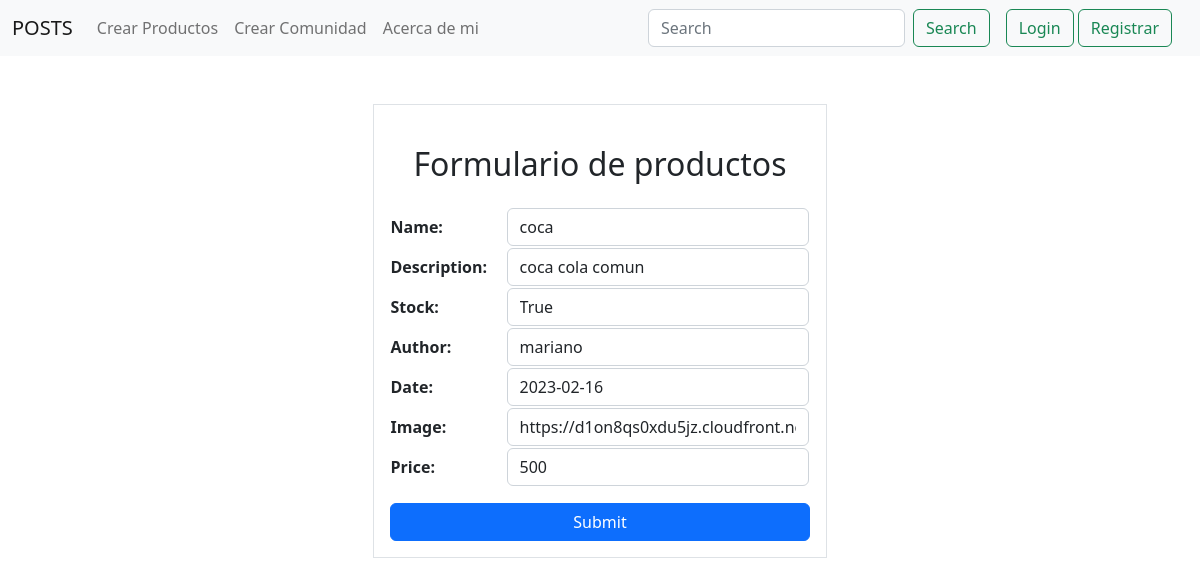
Page /update-producto/4 on the earlier database version.
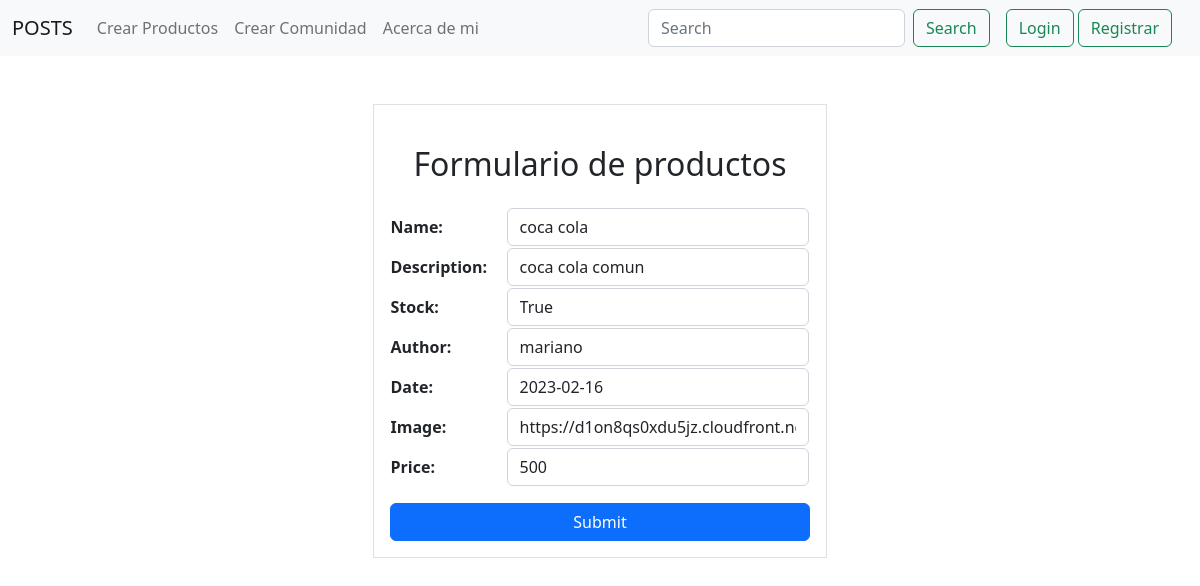
Same page on the later database version.
### ecommerce/models.py (models this page shows)
class Productos (models.Model):
    name = models.CharField(max_length=20)
    author = models.CharField(max_length=20)
    description = models.CharField(max_length=100)
    image = models.CharField(max_length=200)
    stock = models.BooleanField()
    price = models.IntegerField()
    date = models.DateField(default=date.today)

### ecommerce/views.py (the view)
# urls.py: path('update-producto/<data>', actualizar_producto, name='UpdateProducto'),
def actualizar_producto(request, data):
    if request.method == "GET" and "search" in request.GET:
        search = request.GET["search"]
        productos = Productos.objects.filter(name__icontains=search)
        comunidades = Community.objects.filter(name__icontains=search)
        context = {"productos": productos, "username": global_username, 'comunidades': comunidades}
        return render(request, "posts.html", context=context)
    productoUpdate = Productos.objects.filter(id=data)
    if request.method == "POST":
        form = ProductosFormulario(request.POST)
        if form.is_valid():
            username = form.cleaned_data["name"]
            author = form.cleaned_data["author"]
            description = form.cleaned_data["description"]
            image = form.cleaned_data["image"]
            stock = form.cleaned_data["stock"]
            price = form.cleaned_data["price"]
            date = form.cleaned_data["date"]
            productoUpdate.update(name=username, date=date, author=author, description= description, image=image, stock=stock, price=price)
            return redirect("VerPosts")
        else:
            return render(request, "formulario-productos.html", {"formulario":form, "username": global_username})
    else:
        form = ProductosFormulario(initial={
            'name':productoUpdate[0].name,
            'author':productoUpdate[0].author,
            'description':productoUpdate[0].description,
            'image':productoUpdate[0].image,
            'stock':productoUpdate[0].stock,
            'price':productoUpdate[0].price,
            'date': str(datetime.now().date(),)
            })
        return render(request, "formulario-productos.html", {"formulario":form, "username": global_username})

### ecommerce/forms.py
class ProductosFormulario (forms.Form):
    name = forms.CharField(widget=forms.TextInput(attrs={"placeholder": "Nombre", "class": "form-control"}), max_length=20)
    description = forms.CharField(widget=forms.TextInput(attrs={"placeholder": "Descripcion", "class": "form-control"}), max_length=100)
    stock = forms.BooleanField(widget=forms.TextInput(attrs={"placeholder": "Stock", "class": "form-control"}), )
    author = forms.CharField(widget=forms.TextInput(attrs={"placeholder": "Autor", "class": "form-control"}), max_length=20)
    date = forms.DateField(widget=forms.TextInput(attrs={"placeholder": "Fecha", "class": "form-control"}), )
    image = forms.CharField(widget=forms.TextInput(attrs={"placeholder": "Imagen ('url')", "class": "form-control"}), max_length=200)
    price = forms.IntegerField(widget=forms.TextInput(attrs={"placeholder": "Precio", "class": "form-control"}), )

### templates/formulario-productos.html (shortened to what this page needs)
{% extends 'base.html' %}
{% block contenido_form %}
<div class="m-5">
  <form class="d-flex justify-content-center flex-column border p-3 m-auto" style="width: fit-content;" action="" method="POST"> {% csrf_token %}
    <h2 class="text-center m-4">Formulario de productos</h2>
    <table>
      {{formulario.as_table}}
    </table>
    <button type="submit" class="btn btn-primary mt-3">Submit</button>
  </form>
</div>
{% endblock %}

Differences in the rows shown:
changed Productos "coca cola comun": name "coca" → "coca cola"
